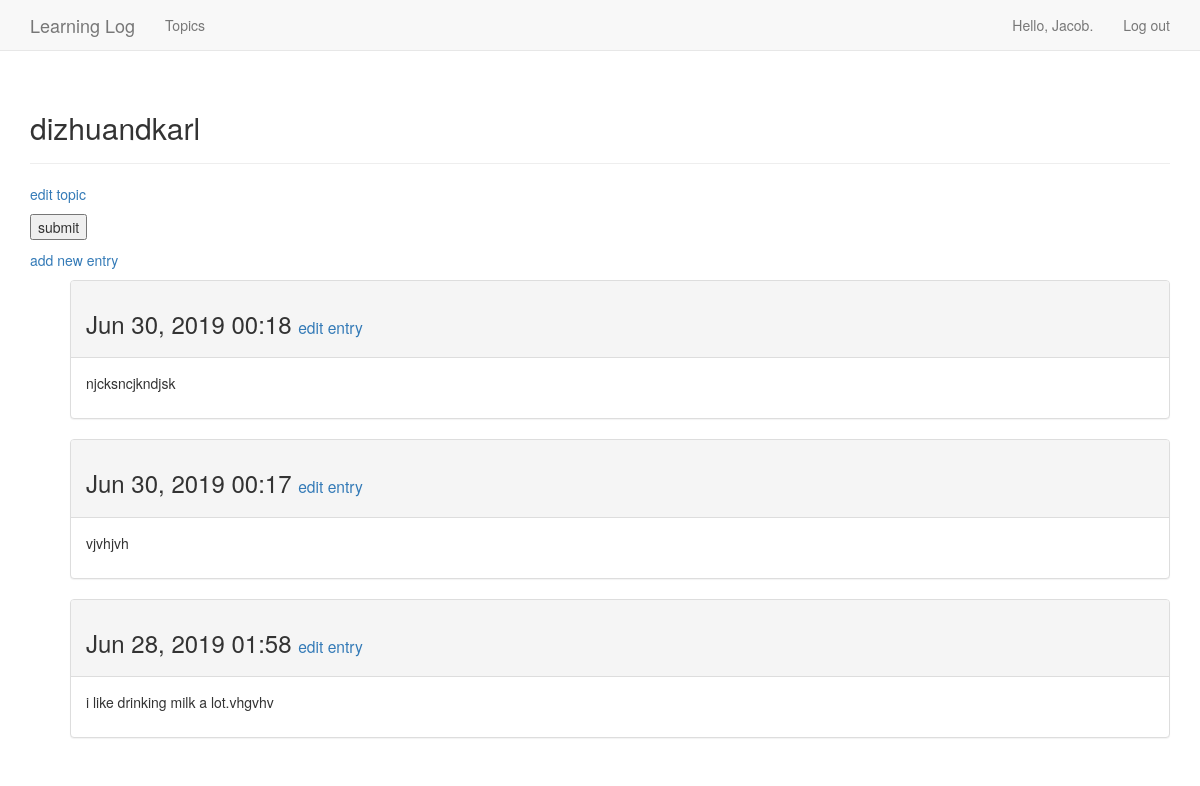
/topics/7/ (signed in), run on an earlier commit of the app's database.
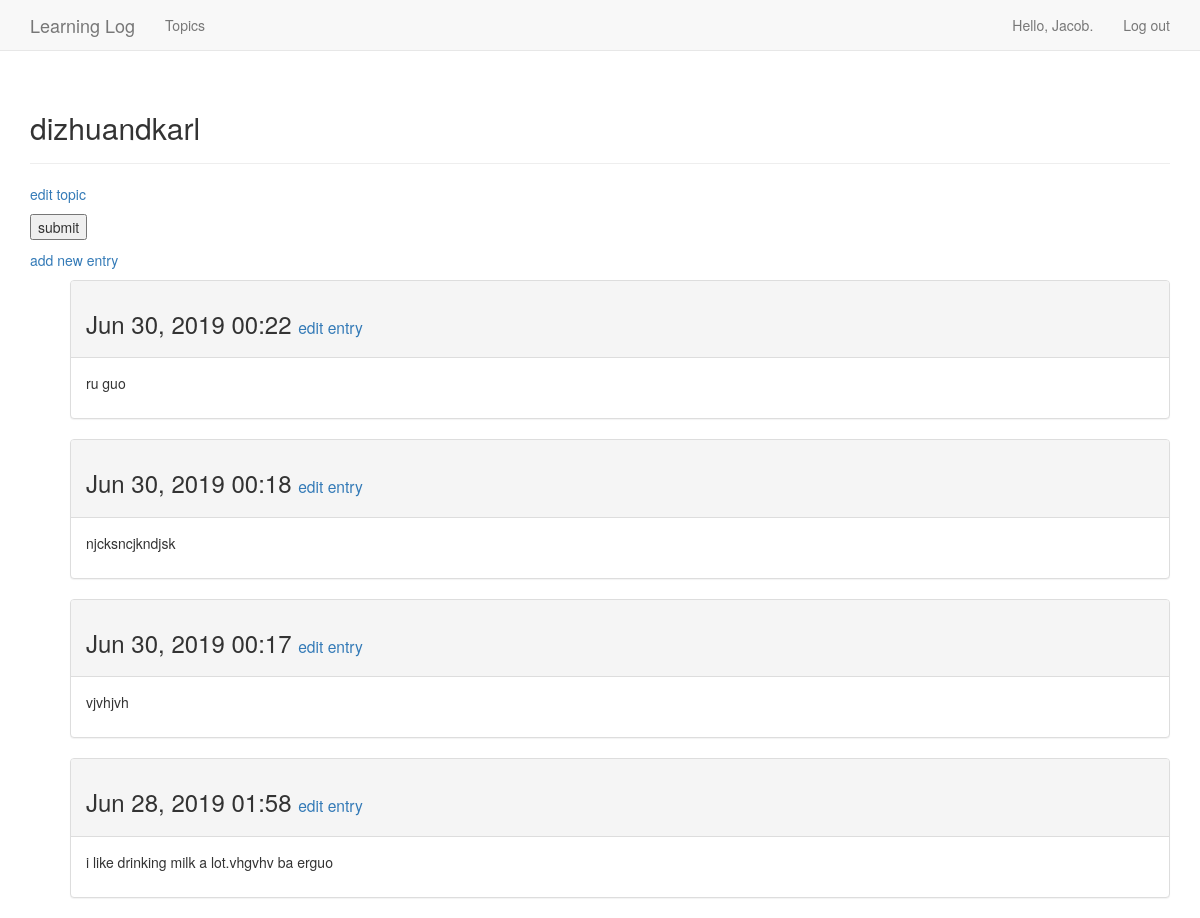
And on a later commit of the database.
### learning_logs/models.py (models this page shows, shortened)
class Entry(models.Model):
    topic = models.ForeignKey(Topic, on_delete=models.CASCADE)
    text = models.TextField()
    date_added = models.DateTimeField(auto_now_add=True)
    class Meta:
        verbose_name_plural = 'entries'

### learning_logs/views.py (the view)
# urls.py: url(r'^topics/(?P<topic_id>\d+)/$', topic, name='topic'),
@login_required
def topic(request, topic_id):
    topic = Topic.objects.get(id=topic_id)
    entries = topic.entry_set.order_by('-date_added')
    if topic.owner != request.user:
        raise Http404
    context = {'topic': topic, 'entries': entries}
    return render(request, 'learning_logs/topic.html', context)

### learning_logs/models.py (called while the page is built)
    def __str__(self):
        return self.text

### learning_logs/templates/learning_logs/topic.html (shortened to what this page needs)
{% extends 'learning_logs/base.html' %}
{% block header %}
  <h2>{{ topic }}</h2>
{% endblock header %}
{% block content %}
  <p>
    <a href="{% url 'learning_logs:edit_topic' topic.id %}">edit topic</a>
    <form action="{% url 'learning_logs:edit_topic' topic.id %}" method='post'>
      <button name='submit' >submit</button>
    </form>
  </p>
  <p>
    <a href="{% url 'learning_logs:new_entry' topic.id %}">add new entry</a>
  </p>
  <ul>
  {% for entry in entries %}
    <div class="panel panel-default">
      <div class="panel-heading">
        <h3>
          {{ entry.date_added|date:'M d, Y H:i'}}
          <small>
            <a href="{% url 'learning_logs:edit_entry' entry.id %}">edit entry</a>
          </small>
        </h3>
      </div>
      <div class="panel-body">
        {{ entry.text|linebreaks }}
      </div>
    </div>
  {% empty %}
    There are no entries for this topic yet.
  {% endfor %}
{% endblock content %}

What changed in the data, as far as the page shows it:
added Entry: date_added "Jun 30, 2019 00:22", text "ru guo"
changed Entry: text "i like drinking milk a lot.vhgvhv" → "i like drinking milk a lot.vhgvhv ba erguo"
